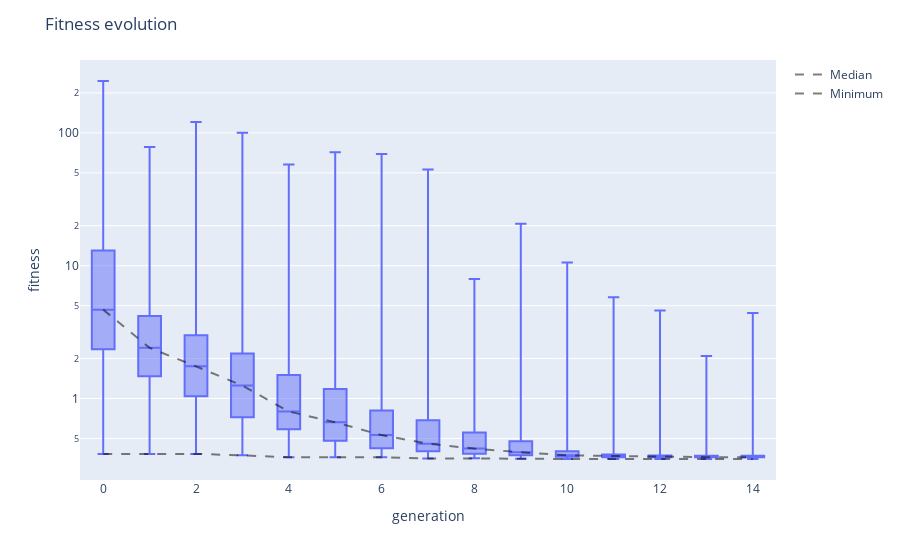

Here is the notebook cell this chart was saved with:
### Code cell
viewer.fitness_evolution()

### Figure 1 — Plotly figure (JSON) as saved in the notebook; plotly's stock layout.template omitted (floating-point values rounded to 4 significant figures; data arrays with more than 128 entries replaced by an {"elided": "..."} marker saying what was removed)
{"data": [{"alignmentgroup": "True", "boxpoints": false, "hovertemplate": "generation=%{x}<br>fitness=%{y}<extra></extra>", "legendgroup": "", "marker": {"color": "#636efa"}, "name": "", "notched": false, "offsetgroup": "", "orientation": "v", "showlegend": false, "type": "box", "x": {"elided": "10500 int values"}, "x0": " ", "xaxis": "x", "y": {"elided": "10500 float values"}, "y0": " ", "yaxis": "y"}, {"line": {"color": "rgba(0,0,0,0.5)", "dash": "dash", "width": 2}, "mode": "lines", "name": "Median", "type": "scatter", "x": [0, 1, 2, 3, 4, 5, 6, 7, 8, 9, 10, 11, 12, 13, 14], "y": [4.668, 2.409, 1.747, 1.251, 0.7979, 0.6627, 0.5303, 0.4566, 0.4201, 0.3936, 0.3738, 0.3684, 0.3629, 0.3616, 0.361]}, {"line": {"color": "rgba(0,0,0,0.5)", "dash": "dash", "width": 2}, "mode": "lines", "name": "Minimum", "type": "scatter", "x": [0, 1, 2, 3, 4, 5, 6, 7, 8, 9, 10, 11, 12, 13, 14], "y": [0.3826, 0.3826, 0.3828, 0.3736, 0.3607, 0.3607, 0.3607, 0.354, 0.3544, 0.3523, 0.3504, 0.3506, 0.3506, 0.3506, 0.3504]}], "layout": {"boxmode": "group", "legend": {"tracegroupgap": 0}, "margin": {"t": 60}, "title": {"text": "Fitness evolution"}, "xaxis": {"anchor": "y", "domain": [0, 1], "title": {"text": "generation"}}, "yaxis": {"anchor": "x", "domain": [0, 1], "title": {"text": "fitness"}, "type": "log"}}}
